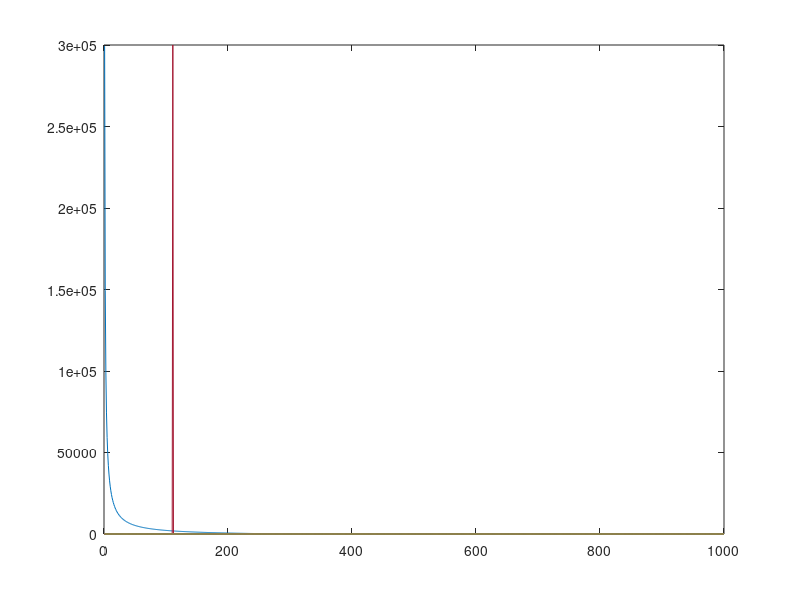

Here is the MATLAB script that generated this plot:
clear all;
clc;
x=zeros(1000);
y=zeros(1000);
c0=300;
A=1000;
V=100;
a=A/V;
q=1;
pt=int16((A*q)/(a-q));
for i=1:1000
    x(i)=(i+A)*(c0-i)/i;
    if x(i)<0
        x(i)=0;
    end
end

for i=1:1000
    if i==pt
        y(i)=300000;
    else
        y(i)=0;
    end
end
%x axis nutrient y axis population of bacteria at equilibrium.
plot(x);
hold;
plot(y);